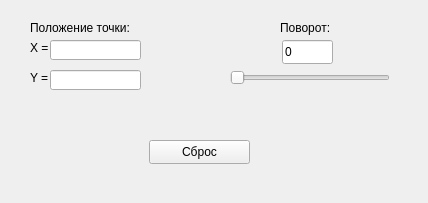
<?xml version="1.0" encoding="UTF-8"?>
<ui version="4.0">
 <class>MainWindow</class>
 <widget class="QMainWindow" name="MainWindow">
  <property name="geometry">
   <rect>
    <x>0</x>
    <y>0</y>
    <width>428</width>
    <height>203</height>
   </rect>
  </property>
  <property name="windowTitle">
   <string>MainWindow</string>
  </property>
  <widget class="QWidget" name="centralwidget">
   <widget class="QLabel" name="label">
    <property name="geometry">
     <rect>
      <x>30</x>
      <y>20</y>
      <width>121</width>
      <height>16</height>
     </rect>
    </property>
    <property name="text">
     <string>Положение точки:</string>
    </property>
   </widget>
   <widget class="QLabel" name="label_2">
    <property name="geometry">
     <rect>
      <x>30</x>
      <y>40</y>
      <width>21</width>
      <height>16</height>
     </rect>
    </property>
    <property name="text">
     <string>X =</string>
    </property>
   </widget>
   <widget class="QLabel" name="label_3">
    <property name="geometry">
     <rect>
      <x>30</x>
      <y>70</y>
      <width>21</width>
      <height>16</height>
     </rect>
    </property>
    <property name="text">
     <string>Y =</string>
    </property>
   </widget>
   <widget class="QLineEdit" name="lineEdit_x">
    <property name="geometry">
     <rect>
      <x>50</x>
      <y>40</y>
      <width>91</width>
      <height>20</height>
     </rect>
    </property>
   </widget>
   <widget class="QLineEdit" name="lineEdit_y">
    <property name="geometry">
     <rect>
      <x>50</x>
      <y>70</y>
      <width>91</width>
      <height>20</height>
     </rect>
    </property>
   </widget>
   <widget class="QLabel" name="label_4">
    <property name="geometry">
     <rect>
      <x>280</x>
      <y>20</y>
      <width>61</width>
      <height>16</height>
     </rect>
    </property>
    <property name="text">
     <string>Поворот:</string>
    </property>
   </widget>
   <widget class="QSlider" name="horizontalSlider">
    <property name="geometry">
     <rect>
      <x>230</x>
      <y>70</y>
      <width>160</width>
      <height>16</height>
     </rect>
    </property>
    <property name="maximum">
     <number>36000</number>
    </property>
    <property name="pageStep">
     <number>100</number>
    </property>
    <property name="orientation">
     <enum>Qt::Horizontal</enum>
    </property>
   </widget>
   <widget class="QLineEdit" name="lineEdit_angle">
    <property name="geometry">
     <rect>
      <x>282</x>
      <y>40</y>
      <width>51</width>
      <height>24</height>
     </rect>
    </property>
    <property name="text">
     <string>0</string>
    </property>
    <property name="readOnly">
     <bool>false</bool>
    </property>
   </widget>
   <widget class="QPushButton" name="pushButton_reset">
    <property name="geometry">
     <rect>
      <x>149</x>
      <y>140</y>
      <width>101</width>
      <height>24</height>
     </rect>
    </property>
    <property name="text">
     <string>Сброс</string>
    </property>
   </widget>
  </widget>
 </widget>
 <resources/>
 <connections/>
</ui>
